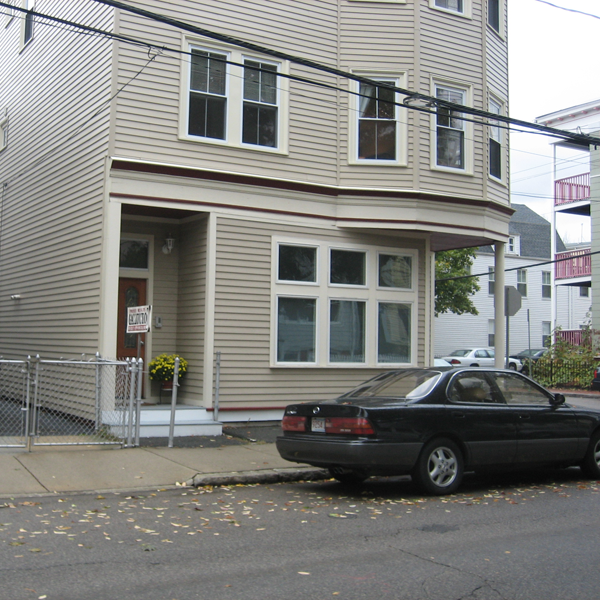
#> input picture M2-ComputerVision/TP1/images/boston.png, 600 x 600 px
$ jupyter execute filtering_for_students.ipynb
#> lines starting #> are read from the running program, lines starting #| are printed output that depends on the picture; after the words box and inside, x2 and y2 are one past the last pixel; in counts of white or black regions, pixels touching at a corner belong together
# Part 1 : Sampling and filtering

In this part of the lab work, we are going to look at the frequency content of images, and certain filtering operations which we can carry out.

__Note__ : in this part of the TP, we will avoid using plt.imshow(). Indeed, if you use imshow to display an image, it will change the resolution of this image. Since we are going to be looking at aliasing effects (which is induced precisely by changing resolution), it is better to write the output to an image file and view it in a separate program.

First, let us load the necessary packages

[cell 1]
from matplotlib import pyplot as plt
import numpy as np
import imageio.v2 as imageio
from skimage import color

is_colab= False

The last package will help us to carry out the convolution operation. Let's define two functions to read and write and image :

[cell 2]
def read_image(file_name):
#> called with file_name = 'images/boston.png'
    img_color = imageio.imread(file_name)
#> img_color is the input picture: shape (600, 600, 3); mean R, G, B 132.2, 132.4, 129.1
    img_gray = color.rgb2gray(img_color)
    return img_gray,img_color

def write_image(img_in,file_name_out):
    imageio.imwrite(file_name_out, np.uint8(255.0*img_in))

[cell 3]
file_dir = 'images/'
file_name = 'boston'
file_ext = '.png'

if (is_colab == True):
  !wget "https://perso.telecom-paristech.fr/anewson/doc/images/boston.png"
  img_gray,_ = read_image(file_name+file_ext)
else:
  img_gray,_ = read_image(file_dir+file_name+file_ext)
img_gray.shape
#> Out = (600, 600)

## Frequency content

Firstly, we are going to inspect the frequency content of the image. Write a function to display the magnitude of the spectrum of the image. For this, you can use the following functions

- ``np.fft.fft2``
- ``np.fft.fftshift``

The first calculates the 2D Fast Fourier Transform of the image. The second centers the spectrum, such that the 0 frequency is centerd in the image. Otherwise the 0 point is set at the top left, which is not very conveniant for visualisation.

A final note. It is often the case that the 0 frequency is of much larger amplitude than the other frequencies. Therefore, we often visualise log(1+spectrum_magnitude) rather than spectrum_magnitude itself.

Write this function ``display_spectrum`` now.

[cell 4]
def display_spectrum(img):
    spec = np.fft.fft2(img)
    spec_centered = np.fft.fftshift(spec)
    plt.imshow(np.log(abs(spec_centered)+1), cmap='gray')
    return spec_centered

[cell 5]
display_spectrum(img_gray).shape
#> Out = (600, 600)
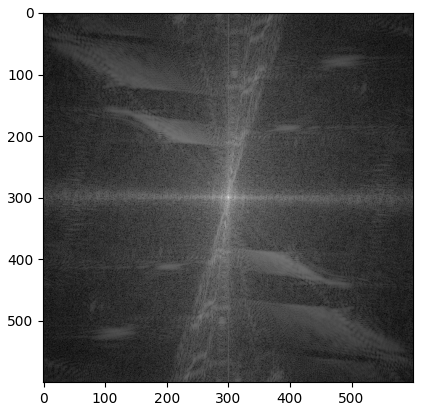
#> figure drawn by matplotlib, 1 panel

__Question__ 1.1 : What do you observe in the frequency domain ? What is your interpretation of this image ?

__Answer__ : we can observe clearly a light center point, which means the 0 frequency has a large amplitude. Besides, there is a clear horizontal line and several light region on the vertical line and the diagonals, which means frequencies in that direction have large amplitude

## Subsampling and aliasing

We are now going to carry out a ''direct'' subsampling (also known as a ''nearest neighbours'' subsampling of a factor $\delta$, that is to say we simply take one out of every two pixels. Fill in the following function to do this :

[cell 6]
def nn_subsampling(img_in,delta):
#> called with delta = 2
    img_sub = img_in[0::delta,0::delta]
    return img_sub

We write the subsampled image, with subsampling step $\delta = 2$

[cell 7]
delta = 2
image_small = nn_subsampling(img_gray,delta)
write_image(image_small, file_name+'_subsampled.png')

[cell 8]
plt.imshow(img_gray, cmap='gray')

[cell 9]
plt.imshow(image_small, cmap='gray')

__Question__ 1.2 What do you notice about the image ? Where is the aliasing taking place ? Why is it taking place in these specific regions ?

__Answer__ : The horizontal stripes on the building are distorted. Because in this region, the frequency of the horizontal stripes are too high to be captured by the nearest neighbor sub-sampling.

We have seen two different methods of filtering an image before subsampling to remove high frequencies :

- Ideal low-pass filter
- Gaussian filter

We recall that the convolution operation, which defines a filter, can be carried out either in the time domain or the frequency domain.

Write a function which filters an input image via the frequency domain, with the input filter $f_{hat}$ defined in the frequency domain. The output ``img_out`` should be in the spatial domain. You can use the ``np.fft.ifft2`` function to carry out the inverse Fourier transform. Make sure to take the __real__ part of the output image (``np.real``).

[cell 10]
def filter_image(img,f_hat):
    spec_shifted = np.fft.fftshift(np.fft.fft2(img))
    spec_filtered = f_hat * spec_shifted
    img_out = np.real(np.fft.ifft2(np.fft.ifftshift(spec_filtered)))
    return img_out

Now, create a function ``ideal_low_pass_filter`` which returns an ideal low-pass filter $\hat{h}$ in the frequency domain. Note : by definition the 0 frequency is at the top left point of the image. To convert it to this format, you can use the ``np.fft.ifftshift`` function (which inverses the fftshift). In the ''centred'' representation of the frequency, for an image of even size $n=2a$, the 0 frequency position is located at position $a$ (where 0 is the first position).

Hint : the distance transform ``scipy.ndimage.morphology.distance_transform_edt`` can be useful here.

[cell 11]
from scipy.ndimage.morphology import distance_transform_edt

[cell 12]
def ideal_low_pass_filter(img_shape,nu_0):
    origin = img_shape[0]//2
    f_hat = np.ones(img_shape)
    f_hat[origin, origin] = 0
    dis = distance_transform_edt(f_hat)
    f_hat[dis <= nu_0] = 1
    f_hat[dis >= nu_0] = 0
    return f_hat

__Question 1.3__ Given that in an image with sampling rate 1 (the pixel size) the frequencies in the original image of size $n \times n$ go from $-\frac{1}{2}$ to $\frac{1}{2}$, at positions $-\frac{n}{2}$ to $\frac{n}{2}$ in a ''centred'' representation of the spectrum.  For a subsampling of $\delta=2$, where should the cutoff frequency $\nu_0$ be set for correct subsampling ?

__Answer__ : $\frac{1}{4} * 600 = 150$

Create f_hat, the ideal low-pass filter in the frequency domain, and display it.

[cell 13]
img_shape = img_gray.shape
#> img_shape = (600, 600)
print(img_shape)
#| (600, 600)
#INSERT CODE HERE
nu_0 = 150
f_hat = ideal_low_pass_filter(img_shape,nu_0)
plt.imshow(f_hat,cmap='gray')

Carry out the filtering, and subsample the image again, and imwrite the result.

You should observe that the range of the image is not respected. Make sure to rescale the output image to the range $0, \dots, 1$ before writing it.

__Question 1.4__ Why do you think this happens ?

__Answer__ : because the sum of filter weights are too large. (in other words, a sufficient condition for the maximum of the convolution is no greater than the maximum of the original signal is that the sum of filter weights is less than 1.

[cell 14]
img_filtered = filter_image(img_gray,f_hat)

[cell 15]
#INSERT CODE HERE
img_filtered -= img_filtered.min() # normalize image
img_filtered /= img_filtered.max() # normalize image
#INSERT CODE HERE
img_filtered = nn_subsampling(img_filtered, delta)
#> call 2 of nn_subsampling, with delta = 2
#> in nn_subsampling (call 2), `img_sub = img_in[0::delta,0::delta]`:
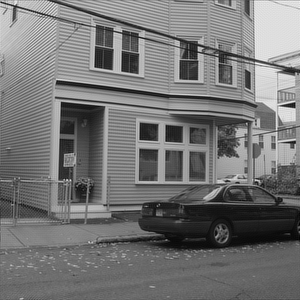
#> img_sub: shape (300, 300) float64; min 0, max 0.985, mean 0.458

write_image(img_filtered,file_name+'_filtered_ideal_low_pass.png')

__Question 1.5__ Is the aliasing reduced ? What effect do you notice in the output ? What is this called ?

__Answer__ : Yes, there are ripple pattern occuring on the image, which is called the ring-artifact

Now, we are going to carry out the filtering with a Gaussian filter. Create a function ``gaussian_filter`` which returns a 2D Gaussian filter, defined as :

$g_\sigma(x,y) = \frac{1}{2 \pi \sigma^2} \exp{ \left( - \frac{x^2+y^2}{2\sigma^2} \right)}$

To create a grid of pixel positions, you can use the ``np.meshgrid`` function.

You should carry out an ``ifftshift`` to make sure the filter is in the correct format. Be careful to put the middle of the Gaussian at the centre position ($a$).

[cell 16]
import math

[cell 17]
def gaussian_filter(img_shape,sigma):
    #INSERT CODE HERE
    origin = img_shape[0]//2
    x = np.linspace(0, img_shape[0],600,endpoint=False)
    y = np.linspace(0, img_shape[0],600,endpoint=False)
    xx, yy= np.meshgrid(x,y)
    g = np.exp(-((xx-origin)**2+(yy-origin)**2)/(2*sigma*sigma))/(2*math.pi*sigma*sigma)
    return g

Now, create a Gaussian filter in the frequency domain to attenuate the frequencies higher than the previous cutoff frequency you used above, $\nu_0$. To do this, we recall that 95.45 percent of the energy of a Gaussian function is contained within $\pm 2\sigma$. Fix $\sigma$ accordingly. Display the filter.

[cell 18]
#INSERT CODE HERE
sigma = nu_0/2
g_hat = gaussian_filter(img_gray.shape,sigma)
plt.imshow(g_hat,cmap='gray')
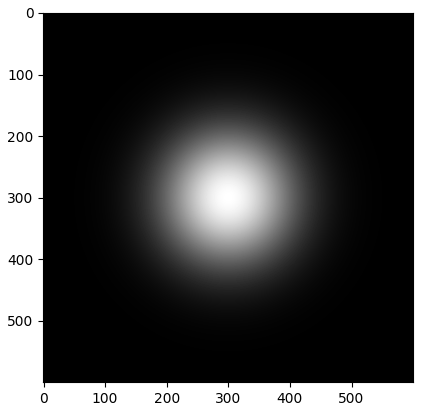
#> figure drawn by matplotlib, 1 panel

Now, carry out the filtering with the Gaussian filter in the frequency domain. Remember to rescale the output image.

[cell 19]
img_filtered = filter_image(img_gray,g_hat)
#> in filter_image (call 2), `img_out = np.real(np.fft.ifft2(np.fft.ifftshift(spec_filtered)))`:
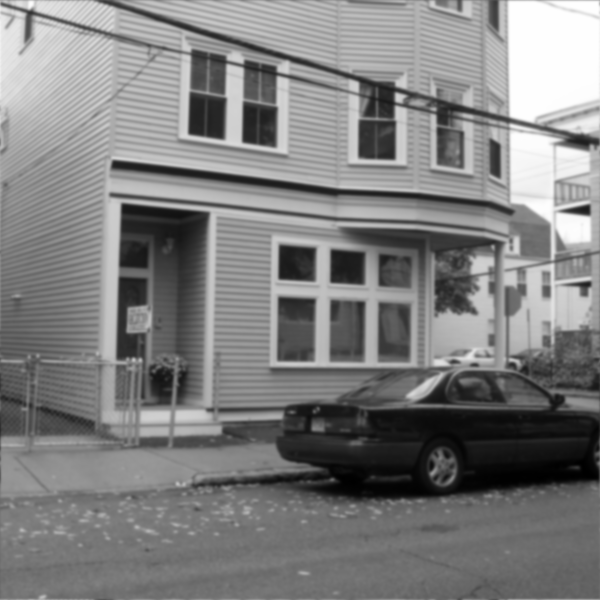
#> img_out: shape (600, 600) float64; min 9.48e-07, max 2.83e-05, mean 1.47e-05; drawn with min black and max white

[cell 20]
img_filtered.max()
#> Out = 2.83e-05

[cell 21]
#INSERT CODE HERE
img_filtered = img_filtered/img_filtered.max() # normalize image
#INSERT CODE HERE
img_filtered = nn_subsampling(img_filtered, delta)

write_image(img_filtered,file_name+'_filtered_gaussian.png')

__Question 1.6__ Do you still observe the problem observed in the case of the ideal low-pass filter ? Why ?

__Answer__ : Not any more, the image is blured. Since the convolution kernel (again a gaussian) is smoother than the sinc function

__Question 1.7__ We have had to rescale the output image again. This time, why was this the case ? Hint : think about a Gaussian filter in the spatial domain with a very large $\sigma$.

__Answer__ : This time the maximum value is too small, this is because although the Gaussian kernel is normalized (weight sum to 1), the space is discrete and finite, holds a rather small amount of weights compared to the infinite and continuous support.

## Standard filters

In this section, we are going to look at some common filters, and see their effects on images. From this point on in the TP, we are going to be working in the spatial domain, and are no longer concentrated on aliasing. Therefore, we can use the plt.imshow function (you may notice some aliasing, but we ignore it here). We define a display function now.

[cell 22]
def display_image(img_in):
    plt.imshow(img_in,cmap='gray')

[cell 23]
file_dir = 'images/'
file_name = 'palma'
file_ext = '.png'

if (is_colab == True):
  !wget "https://perso.telecom-paristech.fr/anewson/doc/images/palma.png"
  img_gray,_ = read_image(file_name+file_ext)
else:
  img_gray,_ = read_image(file_dir+file_name+file_ext)
#> call 2 of read_image, with file_name = 'images/palma.png'
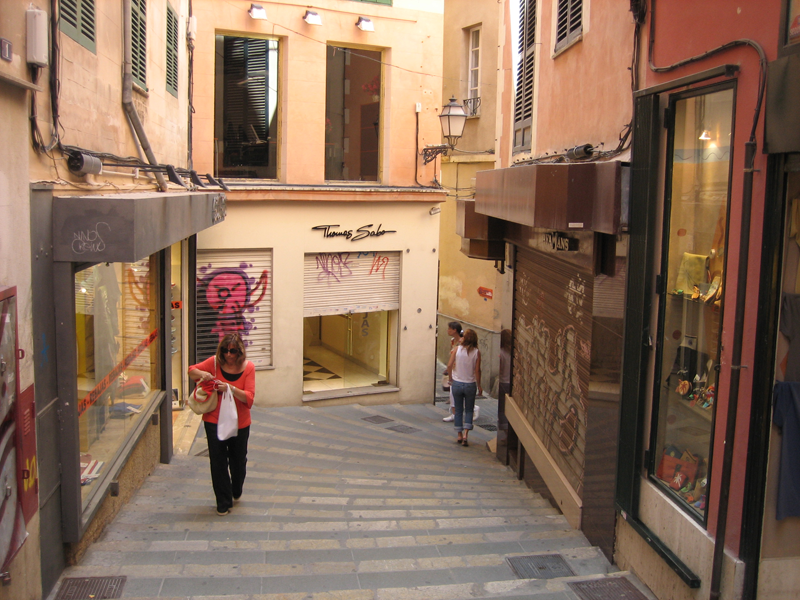
#> input picture M2-ComputerVision/TP1/images/palma.png, 800 x 600 px
#> in read_image, img_color is the input picture: shape (600, 800, 3); mean R, G, B 138.6, 110.9, 91.7
#> in read_image (call 2), `img_gray = color.rgb2gray(img_color)`:
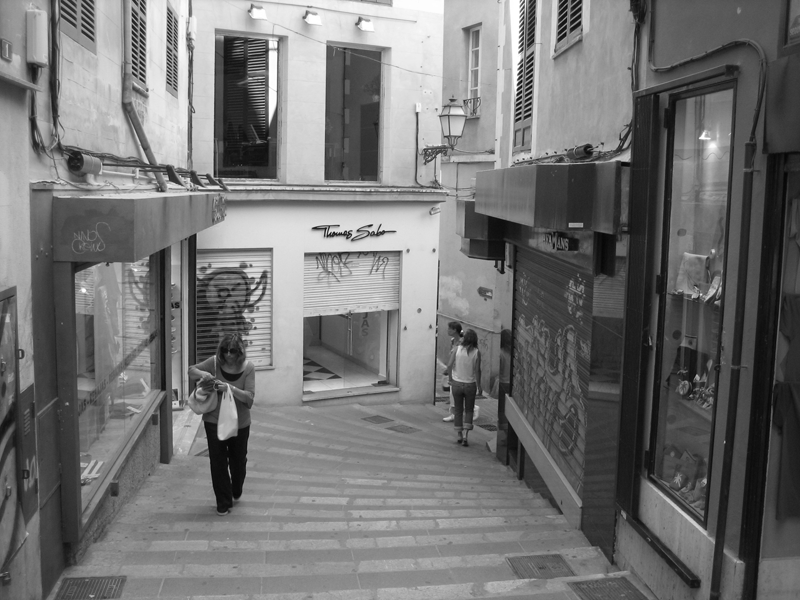
#> img_gray: shape (600, 800) float64; min 0.0229, max 1, mean 0.453
img_gray.shape

display_image(img_gray)

[cell 24]
img_gray.shape
#> Out = (600, 800)

Now, write a function ``filter_image_spatial`` which carries out the 2D convolution between two images in the spatial domain. For this, you can use the ``convolve2d`` from the scipy.signal package. In this convolution, you should use the following parameters :

- mode='same'. This means that the output size of the image will be the same as the input
- boundary='symm'. For values outside the image domain, we take the symmetrical values of the image

Strictly speaking, if we take the Fourier transform of an image, we are using periodic boudary conditions. However, at this point we no longer need the frequency representation of the image, so we can define the conditions as we wish.

[cell 25]
from scipy.signal import convolve2d

[cell 26]
def filter_image_spatial(img,f):
    #INSERT CODE HERE
    img_out = convolve2d(img,f,mode='same',boundary='symm')
#> img_out: shape (600, 800) float64
    return(img_out)

Now, define the filters grad_y and grad_x which give the derivatives of the image in the $y$ and $x$ directions, resepctively (see lesson slides). Note : you must define these filters in the spatial domain, and make sure that they are matrices (otherwise the dimensions will not match with those of the image);

[cell 27]
#INSERT CODE HERE
grad_x = np.array([[-1,1]])
grad_y = np.array([[-1],[1]])

[cell 28]
grad_x

[cell 29]
grad_y

Filter the input image and display the results of these two filterings

[cell 30]
#INSERT CODE HERE
img_grad_x = filter_image_spatial(img_gray, grad_x)
img_grad_y = filter_image_spatial(img_gray, grad_y)
#> in filter_image_spatial (call 2), `img_out = convolve2d(img,f,mode='same',boundary='symm')`:
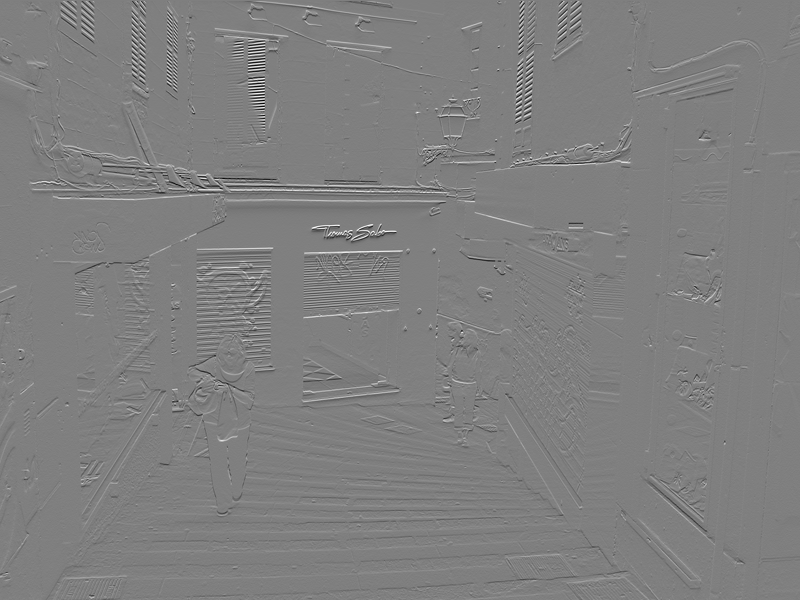
#> img_out: shape (600, 800) float64; min -0.603, max 0.601, mean 0.00025; drawn with min black and max white

display_image(img_grad_x)
plt.figure()
display_image(img_grad_y)

Suppose we wish to create a sketch of our image, with just the outlines of object. Propose a (simple) method to create a binary image where the edges are detected (using a threshold parameter $\tau$). Implement this in a function called ``sketch_image``, and apply it to the input image. Display it (you can write it as well to view it better).

[cell 31]
def sketch_image(img_in,tau):
    #INSERT CODE HERE
#> called with tau = 0.05
    img_grad_x = filter_image_spatial(img_gray, grad_x)
    img_grad_y = filter_image_spatial(img_gray, grad_y)
    grad_norm = np.sqrt(img_grad_x**2+img_grad_y**2)
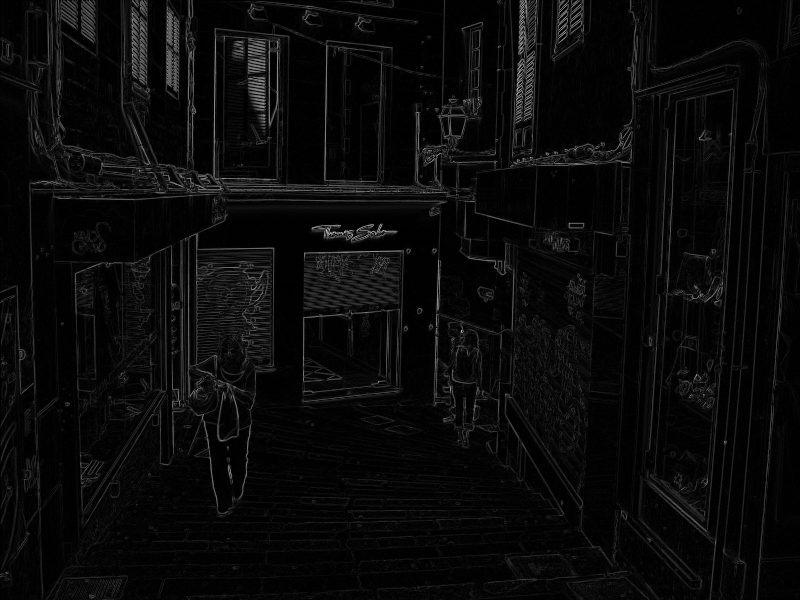
#> grad_norm: shape (600, 800) float64; min 0, max 0.781, mean 0.0412
    img_out = (grad_norm > tau)#.astype(int)
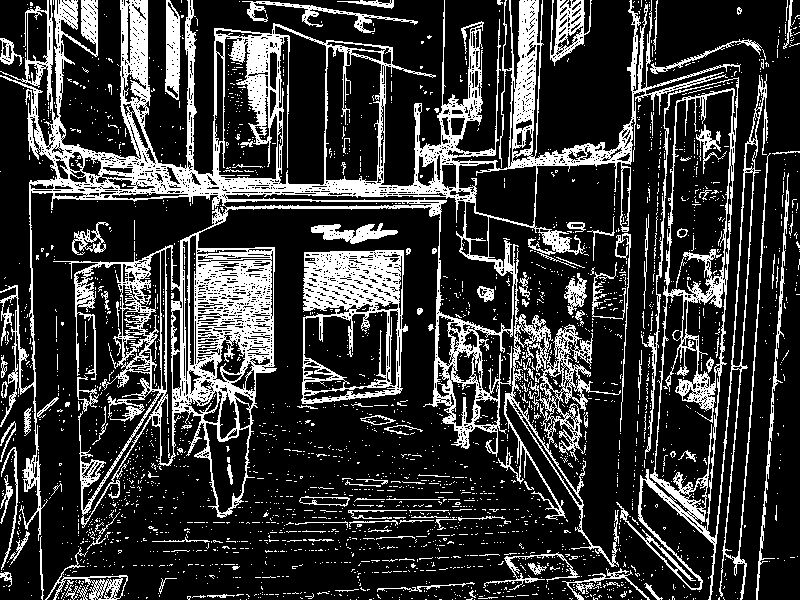
#> img_out: shape (600, 800) bool; 21.9% white; 2600 white regions (2468 under 20 px), largest, box (x1, y1, x2, y2) and area: (0, 0, 741, 567) 63076, (616, 74, 771, 600) 11151, (301, 250, 408, 404) 7165
    return img_out

tau = 0.05
img_sketch = sketch_image(img_gray,tau)
display_image(img_sketch)
write_image(img_sketch, file_name+'_sketch.png')

Depending on the threshold used in your algorithm, the sketch may have a certain thickness. Ideally, we would like to have a sketch of one-pixel thickness. This is something we would like to avoid in the sketch. Propose a solution (using the information in the lesson) to this using morphological operators, and implement it. You can find the necessary function in the following package (do not reimplement this operation, there is alread a function which exists) :

- skimage.morphology

[cell 32]
from skimage import morphology

img_skeleton = morphology.skeletonize(img_sketch)
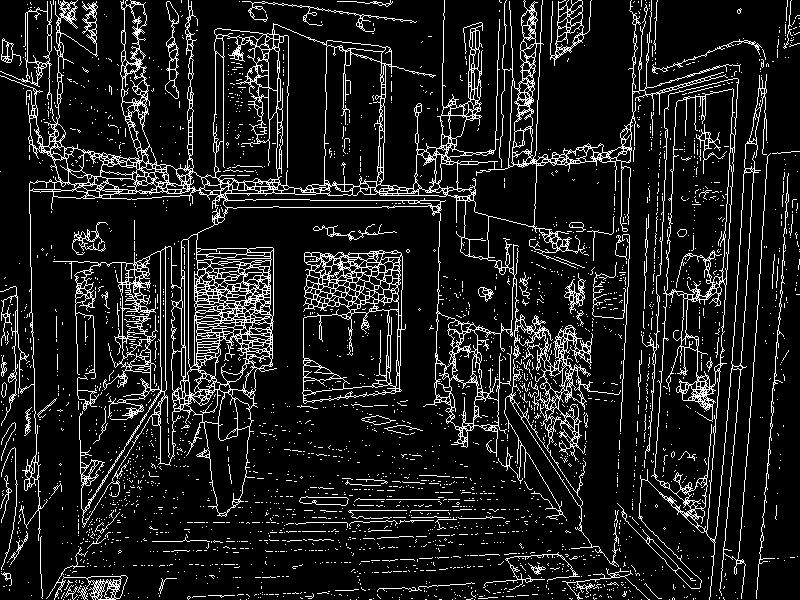
#> img_skeleton: shape (600, 800) bool; 11.5% white in thin lines or dots
display_image(img_skeleton)
write_image(img_skeleton, file_name+'_skeleton.png')
